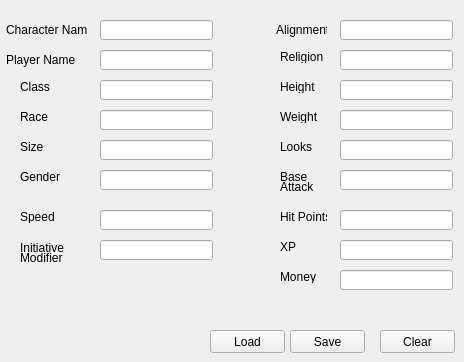
    <widget class="QWidget" name="infoTab">
     <attribute name="title">
      <string>Information</string>
     </attribute>
     <widget class="QLineEdit" name="characterNameLineEdit">
      <property name="geometry">
       <rect>
        <x>100</x>
        <y>20</y>
        <width>113</width>
        <height>20</height>
       </rect>
      </property>
     </widget>
     <widget class="QLineEdit" name="playerNameLineEdit">
      <property name="geometry">
       <rect>
        <x>100</x>
        <y>50</y>
        <width>113</width>
        <height>20</height>
       </rect>
      </property>
     </widget>
     <widget class="QLineEdit" name="classLineEdit">
      <property name="geometry">
       <rect>
        <x>100</x>
        <y>80</y>
        <width>113</width>
        <height>20</height>
       </rect>
      </property>
     </widget>
     <widget class="QLineEdit" name="raceLineEdit">
      <property name="geometry">
       <rect>
        <x>100</x>
        <y>110</y>
        <width>113</width>
        <height>20</height>
       </rect>
      </property>
     </widget>
     <widget class="QLineEdit" name="sizeLineEdit">
      <property name="geometry">
       <rect>
        <x>100</x>
        <y>140</y>
        <width>113</width>
        <height>20</height>
       </rect>
      </property>
     </widget>
     <widget class="QLineEdit" name="genderLineEdit">
      <property name="geometry">
       <rect>
        <x>100</x>
        <y>170</y>
        <width>113</width>
        <height>20</height>
       </rect>
      </property>
     </widget>
     <widget class="QLineEdit" name="baseAttackLineEdit">
      <property name="geometry">
       <rect>
        <x>340</x>
        <y>170</y>
        <width>113</width>
        <height>20</height>
       </rect>
      </property>
     </widget>
     <widget class="QLineEdit" name="alignmentLineEdit">
      <property name="geometry">
       <rect>
        <x>340</x>
        <y>20</y>
        <width>113</width>
        <height>20</height>
       </rect>
      </property>
     </widget>
     <widget class="QLineEdit" name="religionLineEdit">
      <property name="geometry">
       <rect>
        <x>340</x>
        <y>50</y>
        <width>113</width>
        <height>20</height>
       </rect>
      </property>
     </widget>
     <widget class="QLineEdit" name="heightLineEdit">
      <property name="geometry">
       <rect>
        <x>340</x>
        <y>80</y>
        <width>113</width>
        <height>20</height>
       </rect>
      </property>
     </widget>
     <widget class="QLineEdit" name="weightLineEdit">
      <property name="geometry">
       <rect>
        <x>340</x>
        <y>110</y>
        <width>113</width>
        <height>20</height>
       </rect>
      </property>
     </widget>
     <widget class="QLineEdit" name="looksLineEdit">
      <property name="geometry">
       <rect>
        <x>340</x>
        <y>140</y>
        <width>113</width>
        <height>20</height>
       </rect>
      </property>
     </widget>
     <widget class="QLabel" name="label_7">
      <property name="geometry">
       <rect>
        <x>6</x>
        <y>20</y>
        <width>81</width>
        <height>20</height>
       </rect>
      </property>
      <property name="text">
       <string>Character Name</string>
      </property>
     </widget>
     <widget class="QLabel" name="label_8">
      <property name="geometry">
       <rect>
        <x>6</x>
        <y>50</y>
        <width>81</width>
        <height>20</height>
       </rect>
      </property>
      <property name="text">
       <string>Player Name</string>
      </property>
     </widget>
     <widget class="QLabel" name="label_9">
      <property name="geometry">
       <rect>
        <x>20</x>
        <y>80</y>
        <width>47</width>
        <height>13</height>
       </rect>
      </property>
      <property name="text">
       <string>Class</string>
      </property>
     </widget>
     <widget class="QLabel" name="label_10">
      <property name="geometry">
       <rect>
        <x>20</x>
        <y>110</y>
        <width>47</width>
        <height>13</height>
       </rect>
      </property>
      <property name="text">
       <string>Race</string>
      </property>
     </widget>
     <widget class="QLabel" name="label_11">
      <property name="geometry">
       <rect>
        <x>20</x>
        <y>140</y>
        <width>47</width>
        <height>13</height>
       </rect>
      </property>
      <property name="text">
       <string>Size</string>
      </property>
     </widget>
     <widget class="QLabel" name="label_12">
      <property name="geometry">
       <rect>
        <x>20</x>
        <y>170</y>
        <width>47</width>
        <height>13</height>
       </rect>
      </property>
      <property name="text">
       <string>Gender</string>
      </property>
     </widget>
     <widget class="QLabel" name="label_13">
      <property name="geometry">
       <rect>
        <x>276</x>
        <y>20</y>
        <width>51</width>
        <height>20</height>
       </rect>
      </property>
      <property name="text">
       <string>Alignment</string>
      </property>
     </widget>
     <widget class="QLabel" name="label_14">
      <property name="geometry">
       <rect>
        <x>280</x>
        <y>50</y>
        <width>47</width>
        <height>13</height>
       </rect>
      </property>
      <property name="text">
       <string>Religion</string>
      </property>
     </widget>
     <widget class="QLabel" name="label_15">
      <property name="geometry">
       <rect>
        <x>280</x>
        <y>80</y>
        <width>47</width>
        <height>13</height>
       </rect>
      </property>
      <property name="text">
       <string>Height</string>
      </property>
     </widget>
     <widget class="QLabel" name="label_16">
      <property name="geometry">
       <rect>
        <x>280</x>
        <y>110</y>
        <width>47</width>
        <height>13</height>
       </rect>
      </property>
      <property name="text">
       <string>Weight</string>
      </property>
     </widget>
     <widget class="QLabel" name="label_17">
      <property name="geometry">
       <rect>
        <x>280</x>
        <y>140</y>
        <width>47</width>
        <height>13</height>
       </rect>
      </property>
      <property name="text">
       <string>Looks</string>
      </property>
     </widget>
     <widget class="QPushButton" name="saveCharacterButton">
      <property name="geometry">
       <rect>
        <x>290</x>
        <y>330</y>
        <width>75</width>
        <height>23</height>
       </rect>
      </property>
      <property name="text">
       <string>Save</string>
      </property>
     </widget>
     <widget class="QPushButton" name="clearInformationButton">
      <property name="geometry">
       <rect>
        <x>380</x>
        <y>330</y>
        <width>75</width>
        <height>23</height>
       </rect>
      </property>
      <property name="text">
       <string>Clear</string>
      </property>
     </widget>
     <widget class="QPushButton" name="loadCharacterButton">
      <property name="geometry">
       <rect>
        <x>210</x>
        <y>330</y>
        <width>75</width>
        <height>23</height>
       </rect>
      </property>
      <property name="text">
       <string>Load</string>
      </property>
     </widget>
     <widget class="QLabel" name="label_18">
      <property name="geometry">
       <rect>
        <x>280</x>
        <y>170</y>
        <width>47</width>
        <height>13</height>
       </rect>
      </property>
      <property name="text">
       <string>Base</string>
      </property>
     </widget>
     <widget class="QLabel" name="label_69">
      <property name="geometry">
       <rect>
        <x>280</x>
        <y>180</y>
        <width>47</width>
        <height>13</height>
       </rect>
      </property>
      <property name="text">
       <string>Attack</string>
      </property>
     </widget>
     <widget class="QLineEdit" name="hitPointsLineEdit">
      <property name="geometry">
       <rect>
        <x>340</x>
        <y>210</y>
        <width>113</width>
        <height>20</height>
       </rect>
      </property>
     </widget>
     <widget class="QLabel" name="label_133">
      <property name="geometry">
       <rect>
        <x>280</x>
        <y>210</y>
        <width>47</width>
        <height>13</height>
       </rect>
      </property>
      <property name="text">
       <string>Hit Points</string>
      </property>
     </widget>
     <widget class="QLabel" name="label_134">
      <property name="geometry">
       <rect>
        <x>20</x>
        <y>210</y>
        <width>47</width>
        <height>13</height>
       </rect>
      </property>
      <property name="text">
       <string>Speed</string>
      </property>
     </widget>
     <widget class="QLineEdit" name="speedLineEdit">
      <property name="geometry">
       <rect>
        <x>100</x>
        <y>210</y>
        <width>113</width>
        <height>20</height>
       </rect>
      </property>
     </widget>
     <widget class="QLineEdit" name="initiativeModifierLineEdit">
      <property name="geometry">
       <rect>
        <x>100</x>
        <y>240</y>
        <width>113</width>
        <height>20</height>
       </rect>
      </property>
     </widget>
     <widget class="QLabel" name="label_135">
      <property name="geometry">
       <rect>
        <x>20</x>
        <y>240</y>
        <width>51</width>
        <height>16</height>
       </rect>
      </property>
      <property name="text">
       <string>Initiative</string>
      </property>
     </widget>
     <widget class="QLabel" name="label_136">
      <property name="geometry">
       <rect>
        <x>20</x>
        <y>250</y>
        <width>51</width>
        <height>16</height>
       </rect>
      </property>
      <property name="text">
       <string>Modifier</string>
      </property>
     </widget>
     <widget class="QLabel" name="label_137">
      <property name="geometry">
       <rect>
        <x>280</x>
        <y>240</y>
        <width>47</width>
        <height>13</height>
       </rect>
      </property>
      <property name="text">
       <string>XP</string>
      </property>
     </widget>
     <widget class="QLineEdit" name="xpLineEdit">
      <property name="geometry">
       <rect>
        <x>340</x>
        <y>240</y>
        <width>113</width>
        <height>20</height>
       </rect>
      </property>
      <property name="text">
       <string/>
      </property>
     </widget>
     <widget class="QLabel" name="label_182">
      <property name="geometry">
       <rect>
        <x>280</x>
        <y>270</y>
        <width>47</width>
        <height>13</height>
       </rect>
      </property>
      <property name="text">
       <string>Money</string>
      </property>
     </widget>
     <widget class="QLineEdit" name="moneyLineEdit">
      <property name="geometry">
       <rect>
        <x>340</x>
        <y>270</y>
        <width>113</width>
        <height>20</height>
       </rect>
      </property>
      <property name="text">
       <string/>
      </property>
     </widget>
    </widget>
